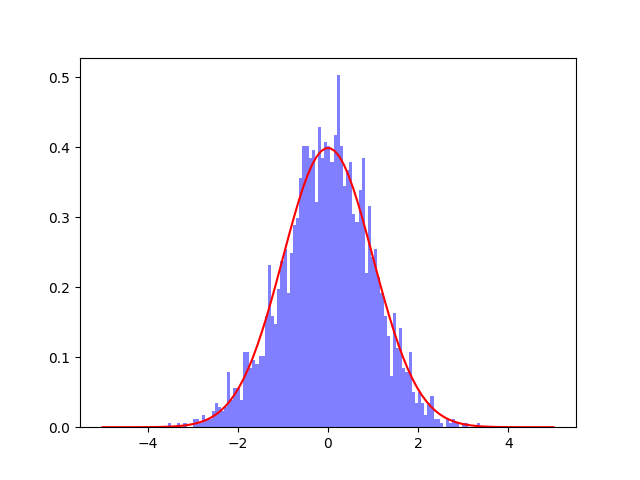

Python code for this plot:
import jax
import jax.numpy as jnp

import matplotlib.pyplot as plt
import numpy as np

def gauss(x):
    return (1/jnp.sqrt(2*jnp.pi)) * jnp.exp(-x**2/2)

n = 100000
key = jax.random.PRNGKey(0)
key, *subkeys = jax.random.split(key, 2*n)
s = 0
max_gauss = max([gauss(x) for x in range(-10, 10)])
x_list = []
for i in range(n):
    x = jax.random.uniform(subkeys[i], minval=-5, maxval=5)
    y = jax.random.uniform(subkeys[i+1], minval=0, maxval=max_gauss)
    if y < gauss(x):
        x_list.append(x)

plt.hist(x_list, bins=100, alpha=0.5, density = True, label='x', color='b')
true_x = np.linspace(-5, 5, 100)
true_y = [gauss(x) for x in true_x]
plt.plot(true_x, true_y, label='True', color='r')
plt.savefig('reject.png')
plt.show()


